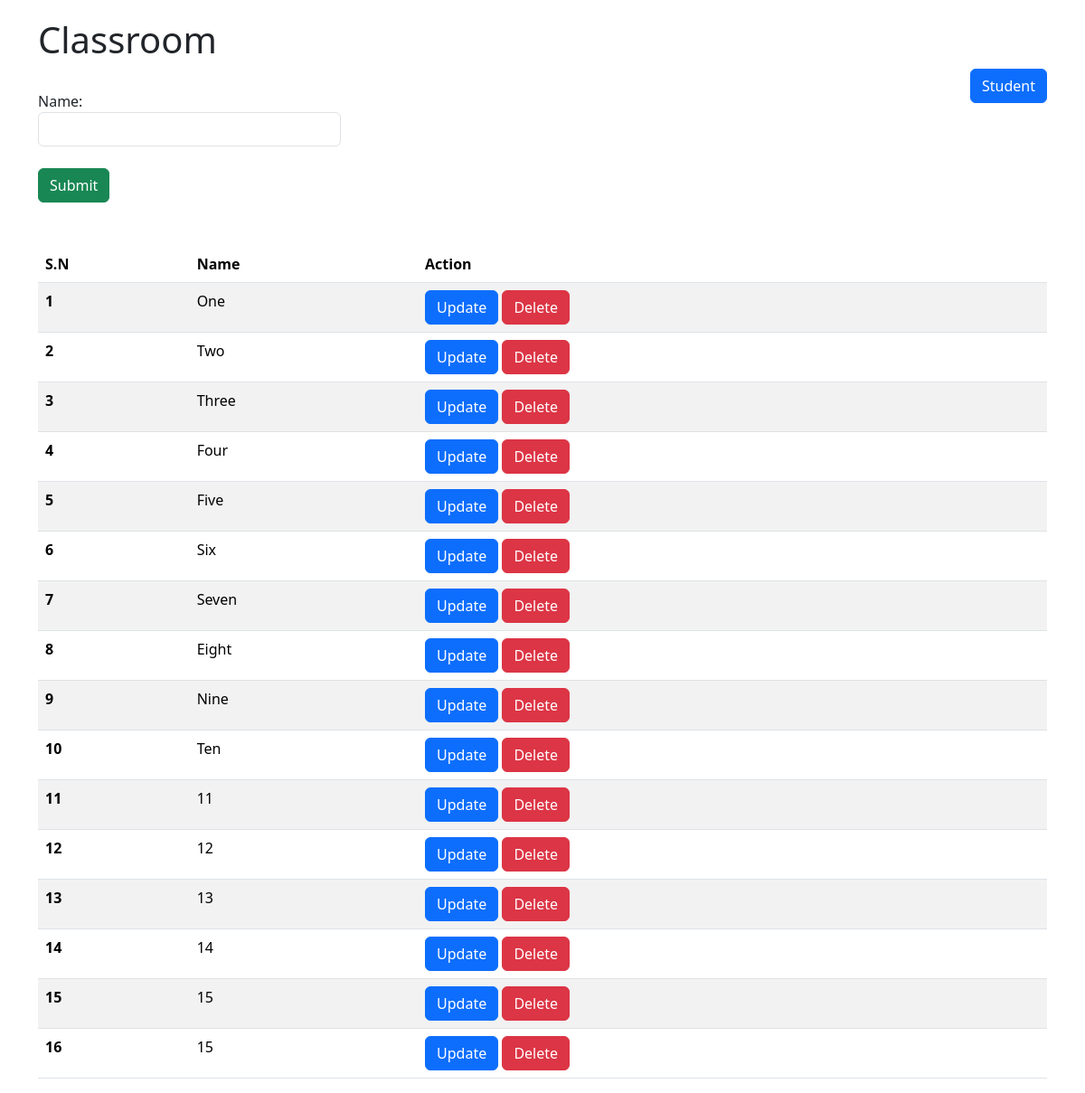
The app's page /, older data.
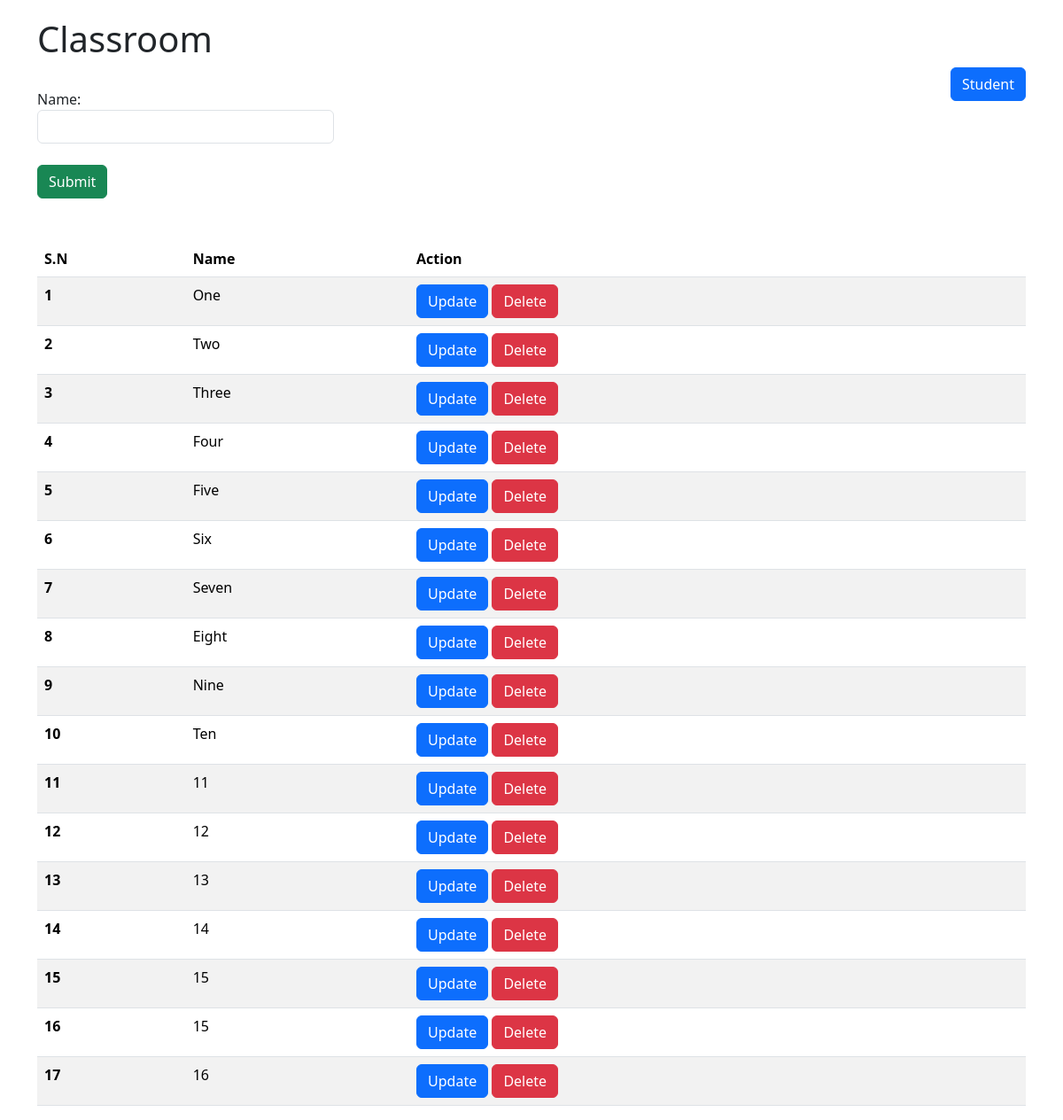
The same page, newer data.
### CRUD/models.py (models this page shows, shortened)
class ClassRoom(models.Model):
    name = models.CharField(max_length=20)

### CRUD/views.py (the view)
# urls.py: path("", crud_classroom, name = "crud_classroom")
def crud_classroom(request):
    if request.method == "POST":
        print(request.POST)
        name = request.POST.get('name')
        ClassRoom.objects.create(name=name)
        return redirect('crud_classroom')
    classrooms = ClassRoom.objects.all()
    return render(request, template_name='CRUD/classroom.html', context ={"classrooms" : classrooms,
                                                                          "title" : "Classrooms" })

### CRUD/templates/CRUD/classroom.html (shortened to what this page needs)
{% extends 'CRUD/base.html' %}
{% block content %}
<h1>Classroom</h1>
<a style = "float: right" class="btn btn-primary" href = "{% url 'crud_student' %}">Student</a>
<br>
<form method = "post" action="{% url 'crud_classroom' %}">
    <label>Name:</label>
    <input type = "text" style= "width:30%" class = "form-control" name = "name">
    <br>
    <button class="btn btn-success" type="submit">Submit</button>
</form><br><br>
<table class="table table-striped table-hover">
    <thead>
      <tr>
        <th scope="col">S.N</th>
        <th scope="col">Name</th>
        <th scope="col">Action</th>
      </tr>
    </thead>
    <tbody>
        {% for classroom in classrooms %}
      <tr>
        <th scope="row">{{forloop.counter}}</th>
        <td>{{classroom.name}}</td>
        <td>
          <a class="btn btn-primary" href= "{% url 'classroom_update' classroom.id %}">Update</a>
          <a class="btn btn-danger" href = "{% url 'classroom_delete' classroom.id %}">Delete</a>
        </td>
        {% endfor %}
      </tr>
    </tbody>
  </table>
{% endblock %}

Row changes from the older to the newer data that the page shows:
added ClassRoom: name "16"
